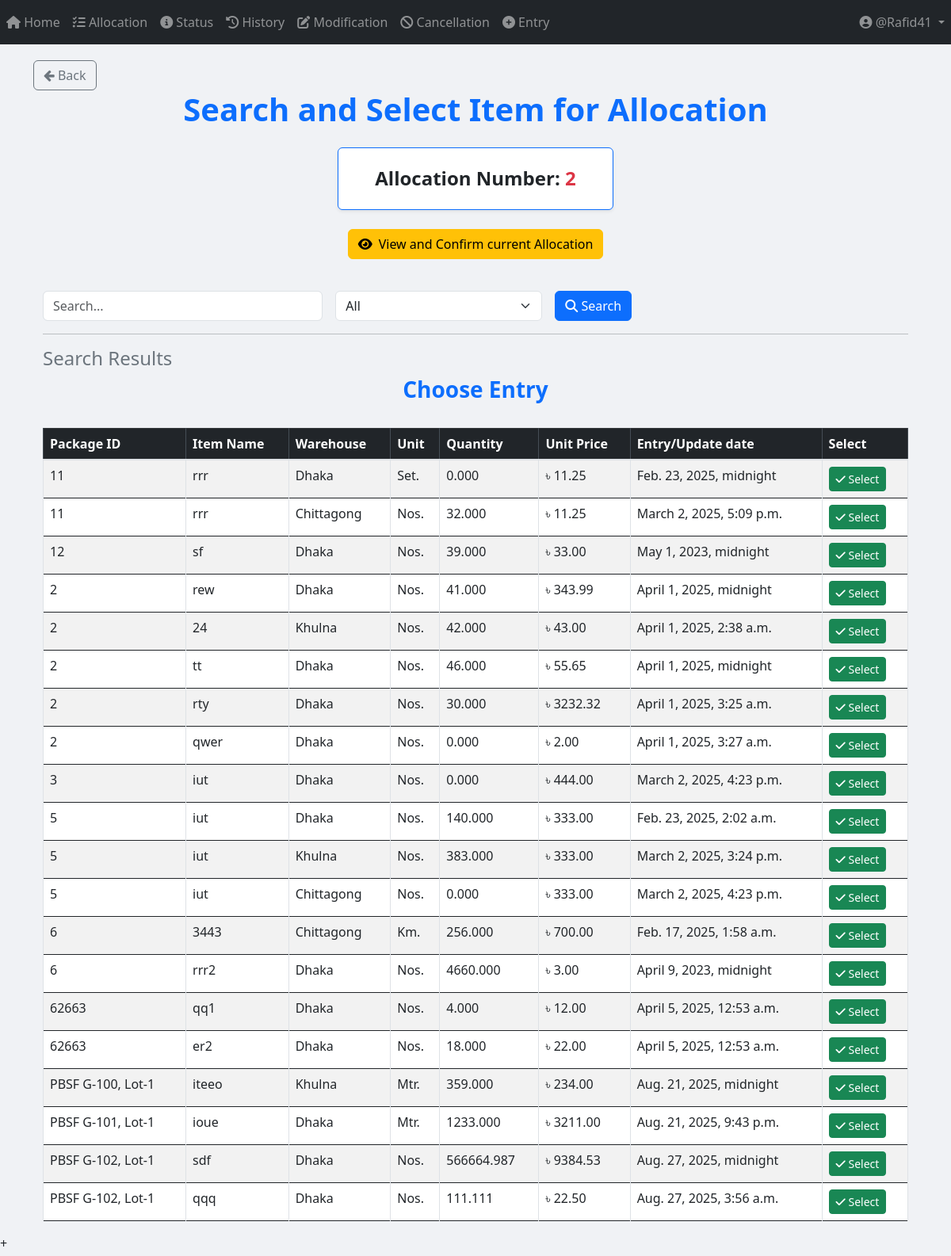
The page /allocation/Search_and_Select/2/ (signed in, upper part) on the database as committed earlier.
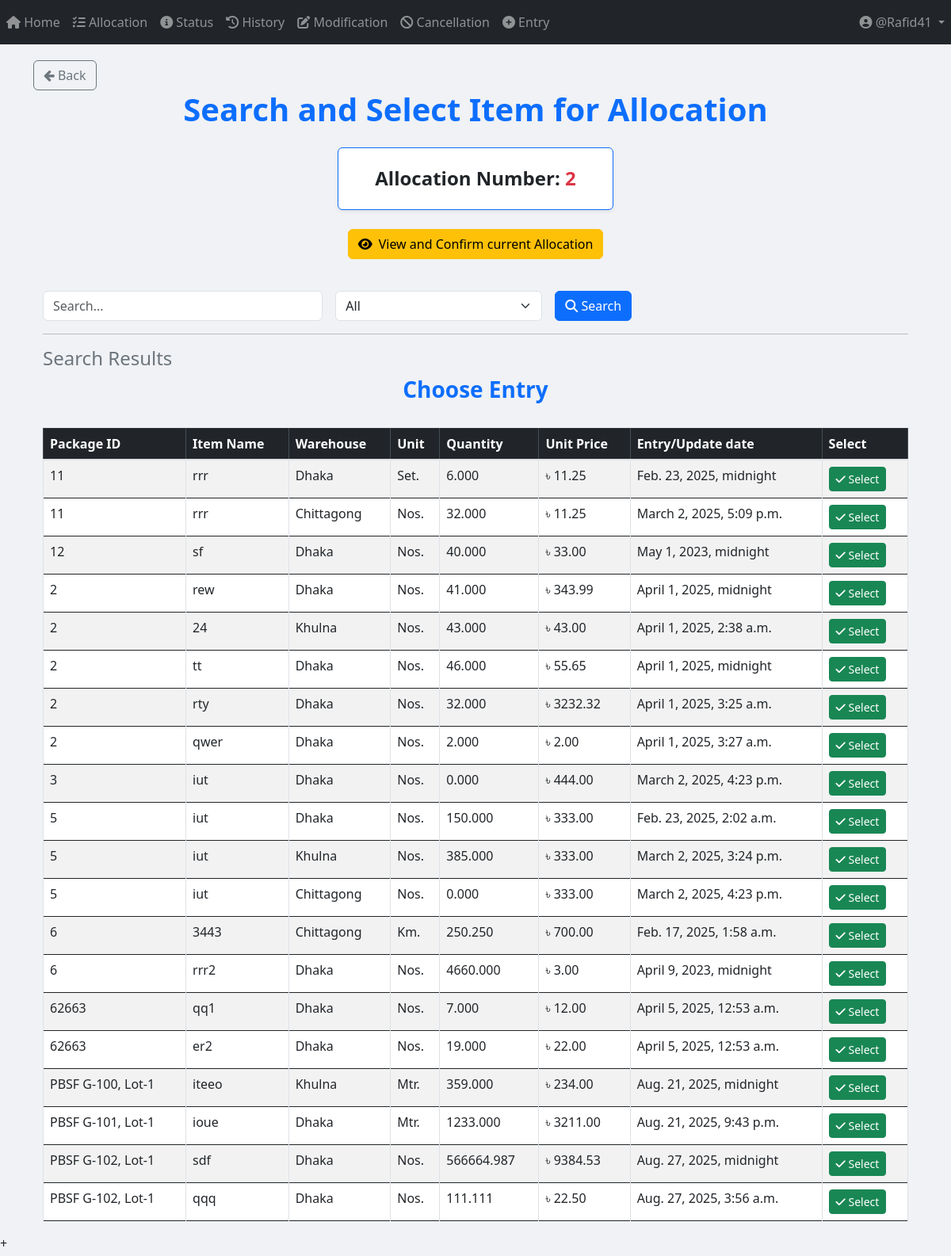
The same page on the database as committed later.
### App_Entry/models.py (models this page shows, shortened)
class Item(models.Model):
    WAREHOUSE_CHOICES = [
        ("Dhaka", "Dhaka"),
        ("Khulna", "Khulna"),
        ("Chittagong", "Chittagong"),
    ]
    UNIT_CHOICES = [
        ("Nos.", "Nos."),
        ("Mtr.", "Mtr."),
        ("Km.", "Km."),
        ("Set.", "Set."),
        ("Pair.", "Pair."),
    ]
    name = models.CharField(max_length=255)
    description = models.TextField(blank=True, null=True)
    warehouse = models.CharField(
        max_length=50, choices=WAREHOUSE_CHOICES, default="Dhaka"
    )
    unit_of_item = models.CharField(
        max_length=10, choices=UNIT_CHOICES, default="Nos."
    )  # Updated field
    unit_price = models.DecimalField(max_digits=15, decimal_places=2, default=0.00)
    quantity_of_item = models.DecimalField(
        max_digits=20,
        decimal_places=3,
        default=0.00
    )
    package = models.ForeignKey(
        Package,
        on_delete=models.SET_NULL,
        related_name="package_of_item",
        null=True,
    )
    created_at = models.DateTimeField(default=timezone.now)

class Package(models.Model):
    packageId = models.TextField(unique=True)

### App_Allocation/views/Allocation_view.py (the view, shortened to what this page needs)
# urls.py: path('Search_and_Select/<int:allocation_id>/', views.Search_and_Select, name='Search_and_Select'),
@login_required
def Search_and_Select(request, allocation_id=None):
    query = request.GET.get("query", "").strip()
    filter_by = request.GET.get("filter_by", "All")
    date_filter = request.GET.get("date", "")
    items = Item.objects.all()
    if filter_by == "Entry/Update date" and date_filter:
        try:
            date_obj = datetime.strptime(date_filter, "%Y-%m-%d")
            items = items.filter(created_at__date=date_obj.date())
        except ValueError:
            pass
    items = items.order_by("package__packageId")
    allocation_number = None
    if allocation_id:
        try:
            allocation = Allocation_Number.objects.get(id=allocation_id)
            allocation_number = allocation.allocation_no
        except Allocation_Number.DoesNotExist:
            messages.error(request, "Invalid Allocation Number.")
    return render(
        request,
        "App_Allocation/Search_and_Select.html",
        {
            "items": items,
            "query": query,
            "filter_by": filter_by,
            "date_filter": date_filter,
            "allocation_number": allocation_number,
            "allocation_id": allocation_id,
        },
    )

### templates/App_Allocation/Search_and_Select.html (shortened to what this page needs)
{% extends 'base.html' %}
{% load crispy_forms_tags %}
{% load static %}
{% block body_block %}
<a href="{% url 'App_Allocation:select_allocation_number' %}" class="btn btn-outline-secondary">
    <i class="fa fa-arrow-left"></i> Back
</a>
<center>
    <h1 class="fw-bold text-primary"><b> Search and Select Item for Allocation </b></h1>
    <div class="container mt-4">
        <div class="row">
            <div class="col-md-6 col-lg-4 mx-auto">
                <div class="card shadow-sm border-primary p-3 text-center">
                    {% if allocation_number %}
                    <h4 class="fw-bold mt-2">Allocation Number: <b class="text-danger">{{ allocation_number }}</b></h4>
                    {% endif %}
                </div>
            </div>
        </div>
    </div>
</center>
<br>
<div class="d-flex justify-content-center">
    <a href="{%url 'App_Allocation:view_confirm_allocation' allocation_id %}" class="btn btn-warning d-flex align-items-center">
        <i class="fas fa-eye mr-2"></i> View and Confirm current Allocation
    </a>
</div>
<div class="container mt-3">
    <br>
    <form method="GET" action="{% url 'App_Allocation:Search_and_Select' allocation_id %}" class="row g-3">
        <div class="col-md-4">
            <input type="text" name="query" id="searchQuery" class="form-control" placeholder="Search..." value="{{ query }}">
        </div>
        <div class="col-md-3">
            <select name="filter_by" id="filterDropdown" class="form-select" onchange="toggleInputFields()">
                <option value="All" {% if filter_by == "All" %}selected{% endif %}>All</option>
            </select>
        </div>
        <div class="col-md-2">
            <button type="submit" class="btn btn-primary"><i class="fas fa-search"></i> Search</button>
        </div>
    </form>
    <hr>
    <h4 class="text-secondary">Search Results</h4>
    <div class="table-responsive">
        <h3 class="text-center text-primary"><b>Choose Entry</b></h3>
        <br>
        <table class="table table-bordered table-striped table-hover">
            <thead class="table-dark sticky-top">
                <tr>
                    <th>Package ID</th>
                    <th>Item Name</th>
                    <th>Warehouse</th>
                    <th>Unit</th>
                    <th>Quantity</th>
                    <th>Unit Price</th>
                    <th>Entry/Update date</th>
                    <th>Select</th>
                </tr>
            </thead>
            <tbody>
                {% if items %}
                    {% for item in items %}
                    <tr class="selectable-row">
                        <td>{{ item.package.packageId }}</td>
                        <td>{{ item.name }}</td>
                        <td>{{ item.warehouse }}</td>
                        <td>{{ item.unit_of_item }}</td>
                        <td>{{ item.quantity_of_item }}</td>
                        <td>৳ {{ item.unit_price }}</td>
                        <td>{{ item.created_at }}</td>
                        <td>
                            <a
                            href="{% url 'App_Allocation:allocate_item' allocation_id item.id %}"
                            class="btn btn-success btn-sm select-btn"><i class="fas fa-check"></i> Select</a>
                        </td>
                    </tr>
                    {% endfor %}
                {% else %}
                    <tr>
                        <td colspan="8" class="text-center text-danger">No matching data found</td>
                    </tr>
                {% endif %}
            </tbody>
        </table>
    </div>
</div>
{% endblock %}

Rows that differ between the two databases and show on the page:
changed Item "Set.": quantity_of_item "0.000" → "6.000"
changed Item "sf": quantity_of_item "39.000" → "40.000"
changed Item "April 1, 2025, 2:38 a.m.": quantity_of_item "42.000" → "43.000"
changed Item "rty": quantity_of_item "30.000" → "32.000"
changed Item "qwer": quantity_of_item "0.000" → "2.000"
changed Item "Feb. 23, 2025, 2:02 a.m.": quantity_of_item "140.000" → "150.000"
changed Item "March 2, 2025, 3:24 p.m.": quantity_of_item "383.000" → "385.000"
changed Item "Km.": quantity_of_item "256.000" → "250.250"
changed Item "qq1": quantity_of_item "4.000" → "7.000"
changed Item "er2": quantity_of_item "18.000" → "19.000"
